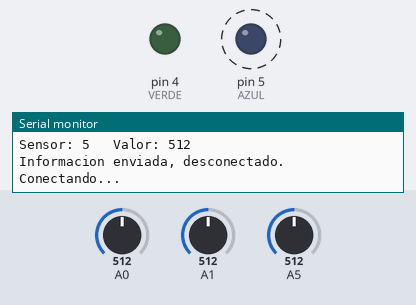
This sketch was run on a simulated Arduino Uno, built for the host (arithmetic inside an expression is 32-bit, double 64-bit). Parts: output pins drawn as LEDs (lit = HIGH), the last lines printed to the serial monitor. Dashed ring = blinking. The test bench sets the inputs (shaded band); at power-on: A0 = 512, A1 = 512, A5 = 512. WiFi joins after 1.5 s; servers stay silent unless stated.

Above: at 2.02 s.
At 4.24 s:
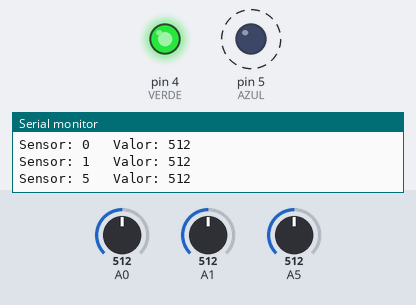
Timing chart, 0 to 4.6 s (numbered marks = the images above):
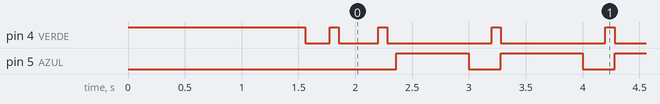

The sketch:

ClienteEthernet.ino
```cpp
#include <UIPEthernet.h>

#define VERDE 4
#define AZUL 5

#define EMPECUECADO 50
#define MUYRAPIDO   100
#define RAPIDO      200
#define NORMAL      500
#define LENTO       800
#define MUYLENTO    1200
#define RELENTO     2500

unsigned long tverde;  //timer led verde
unsigned long tazul;    //timer led rojo

boolean sactivo[6] = {1,1,0,0,0,1}; //Sensores activos

byte mac[] = { 0x54, 0x3A, 0xCC, 0x30, 0x30, 0x31 };

EthernetClient client;
//EthernetServer server(80);
IPAddress ip(192,168,1,12); //IP arduino
char server[] = "192.168.50.116"; // IP servidor
unsigned long intermin = 1; // Intervalo de muestreo sensores (minutos)
unsigned long intersec = 1;

void setup() {
  pinMode(VERDE,OUTPUT);
  pinMode(AZUL,OUTPUT);
  digitalWrite(VERDE,HIGH);
  Serial.begin(9600);
  Serial.println("Cargando...");
  Ethernet.begin(mac);
  Serial.print("Direccion IP  : ");
  Serial.println(Ethernet.localIP());
  Serial.print("Mascara Subred: ");
  Serial.println(Ethernet.subnetMask());
  Serial.print("Puerta Enlace : ");
  Serial.println(Ethernet.gatewayIP());
  Serial.print("DNS ServerIP  : ");
  Serial.println(Ethernet.dnsServerIP());
  digitalWrite(VERDE,LOW);
  tverde = millis();
  tazul = millis();
}

void loop(){
  Serial.println("Conectando...");
  if(client.connect(server, 80)){
    digitalWrite(VERDE, HIGH);
    Serial.println("Conectado al servidor, enviando...");
    client.print("GET /arduino/arduino.php?");
    for(int i=0;i<=5;i++){
      if(sactivo[i]){
        int var = analogRead(i);
        Serial.print("Sensor: ");Serial.print(i);
        Serial.print("\t Valor: ");Serial.println(var);
        client.print("s");
        client.print(i);
        client.print("=");
        client.print(var);
        client.print("&");
      }
    }
    client.println(" HTTP/1.1");
    client.print("Host: ");
    client.println(server);
    client.println("Connection: close");
    client.println();
    client.println();
    client.stop();
    Serial.println("Informacion enviada, desconectado.");
    digitalWrite(VERDE, LOW);
    //delaymin(intermin);
    delaysec(intersec);
  }
  else{
    Serial.println("Conexion fallida.");
    for(int s=5;s>=1;s--){
      Serial.print("Reconectando en ");
      Serial.print(s);
      Serial.println("seg...");
      delay(1000);
    }
  }

}

void delaymin(unsigned long _tiempo){
  unsigned long _auxt = millis()/60000;
  while((_auxt+_tiempo) > millis()/60000){
    parpadear(AZUL, RELENTO, &tazul);
  }
  digitalWrite(AZUL,LOW); //Apagar por si queda encendido
}
void delaysec(unsigned long _tiempo){
  unsigned long _auxt = millis()/1000;
  while((_auxt+_tiempo) > millis()/1000){
    parpadear(AZUL, LENTO, &tazul);
  }
  digitalWrite(AZUL,LOW); //Apagar por si queda encendido
}

void parpadear(int pin, int duracion, unsigned long *t){
  if(millis() > (*t+duracion)){
    digitalWrite(pin,!digitalRead(pin));
    *t = millis();
  }
}
```

Measured:
- by itself, pin 4 (VERDE): goes LOW 0.22 s, HIGH 0.08 s, LOW 0.35 s, 127 × (HIGH 0.08 s, LOW 0.92 s), HIGH 0.08 s, then LOW
- by itself, pin 5 (AZUL): alternates HIGH for 0.72 s and LOW for 0.28 s
- by itself, everything shown: repeats every 2.0 s, in 4 steps
